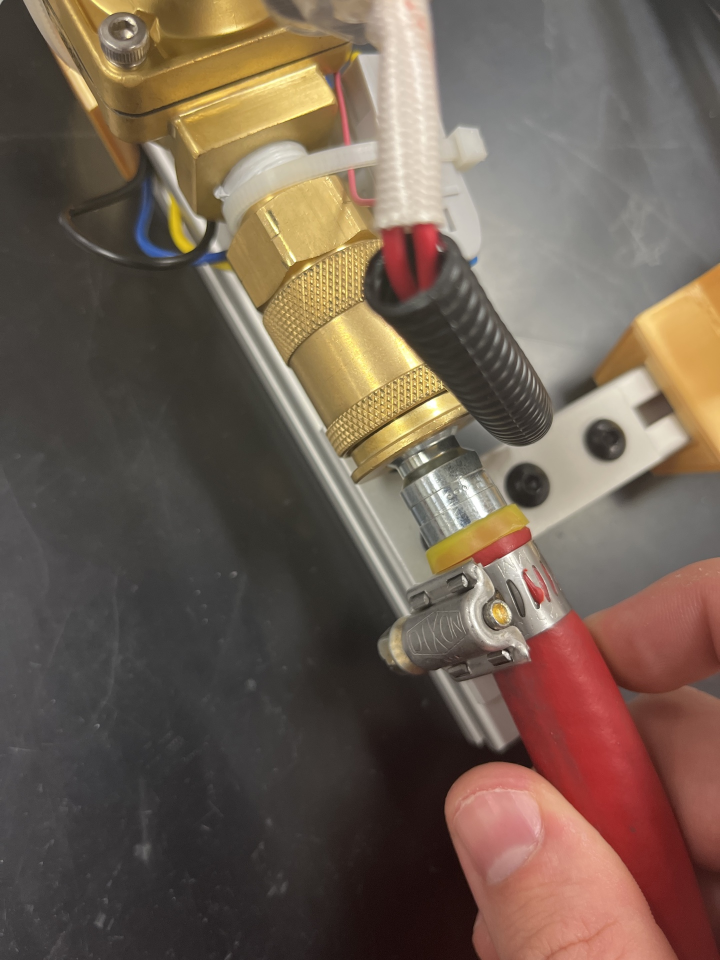
#> input picture Files/Image 7.jpeg, 1440 x 1920 px (shown at 1/2 size)
$ python Image_Compression.py
#> lines starting #> are read from the running program, lines starting #| are printed output that depends on the picture
import os
from PIL import Image


def compress(image_file):
#> called with image_file = 'Files/Image 7.jpeg'
    comp_filename = "Files/image-file-compressed.webp"
    filepath = os.path.join(os.getcwd(), image_file)

    image = Image.open(filepath)
#> image is the input picture: PIL image 1440x1920 RGB; mean R, G, B 111.9, 95.1, 82.4

    base_width = 640
    width_percent = (base_width / float(image.size[0]))
#> width_percent = 0.444
    hsize = int(float(image.size[1]) * float(width_percent))
#> hsize = 853
    image = image.resize((base_width, hsize))
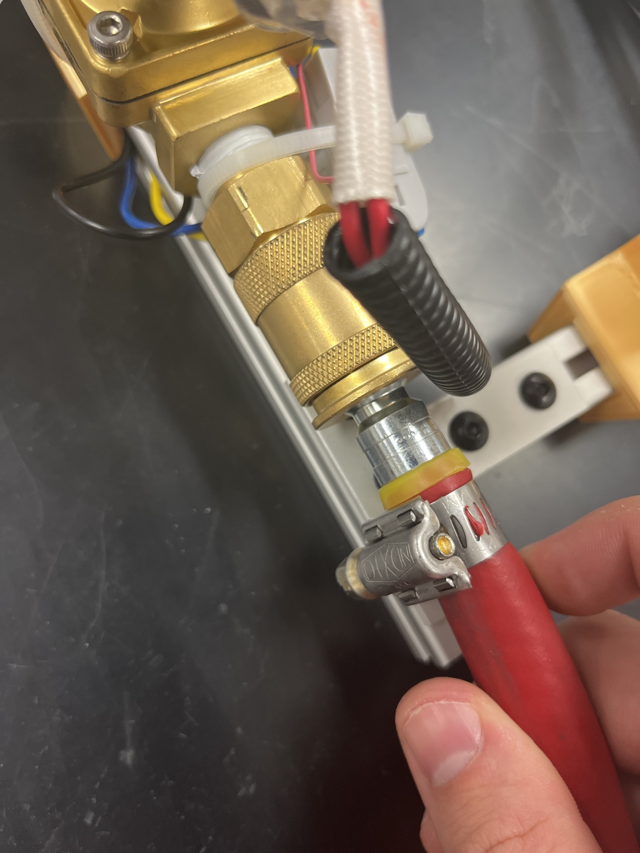
#> image: PIL image 640x853 RGB; mean R, G, B 111.9, 95.1, 82.4
    image.save(comp_filename,
               "webp",
               optimize=True,
               quality=0)
    return comp_filename

def zip_file(file_name):
    with open(file_name, 'rb') as fi:
        pass
    return file_name


if __name__ == '__main__':
    filename = 'Files/Image 7.jpeg'
    compress(filename)
    packets = []
    with open('Sending/image-file-compressed.webp', "rb") as fi:
        packet_size = 237
        buf = fi.read(packet_size)
        while (buf):
            packets.append(buf)
            buf = fi.read(packet_size)
    print(bin(int(255)))
    print(packets[0])
    print(len(packets))

$ run again, with Files/Tropho_Case.webp saved as Files/Image 7.jpeg
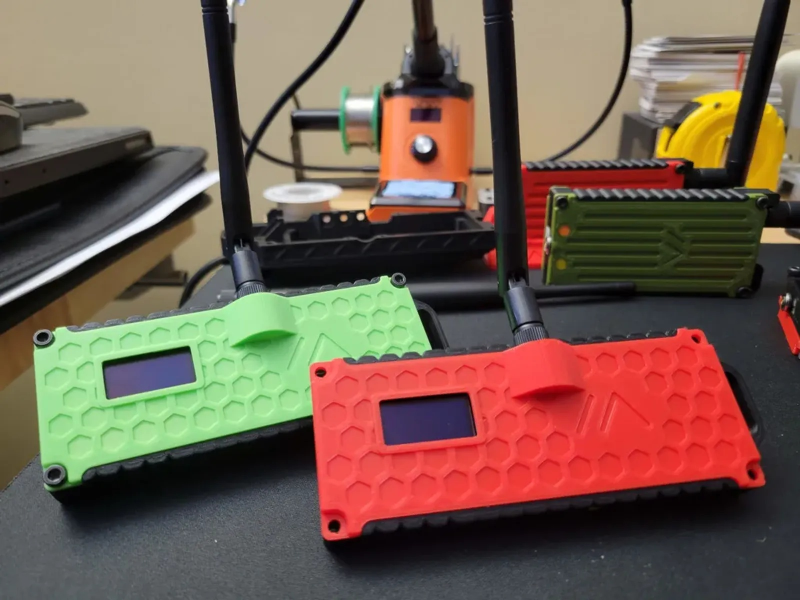
#> input picture Files/Tropho_Case.webp, 1600 x 1200 px (shown at 1/2 size)
#> in compress, image is the input picture: PIL image 1600x1200 RGB; mean R, G, B 115.6, 93.4, 79.1
#> in compress, `image = image.resize((base_width, hsize))`:
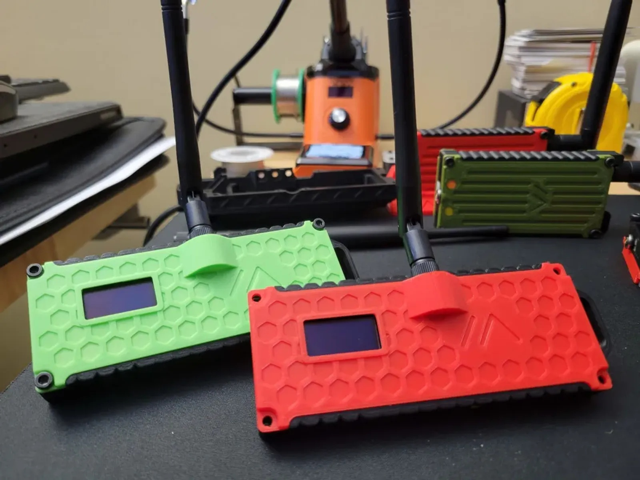
#> image: PIL image 640x480 RGB; mean R, G, B 115.6, 93.4, 79.1
